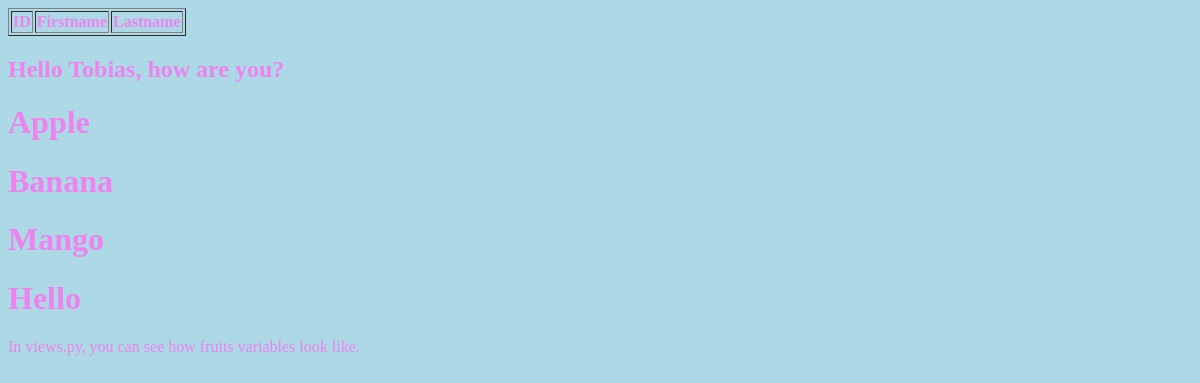
The app's page /testing/, older data.
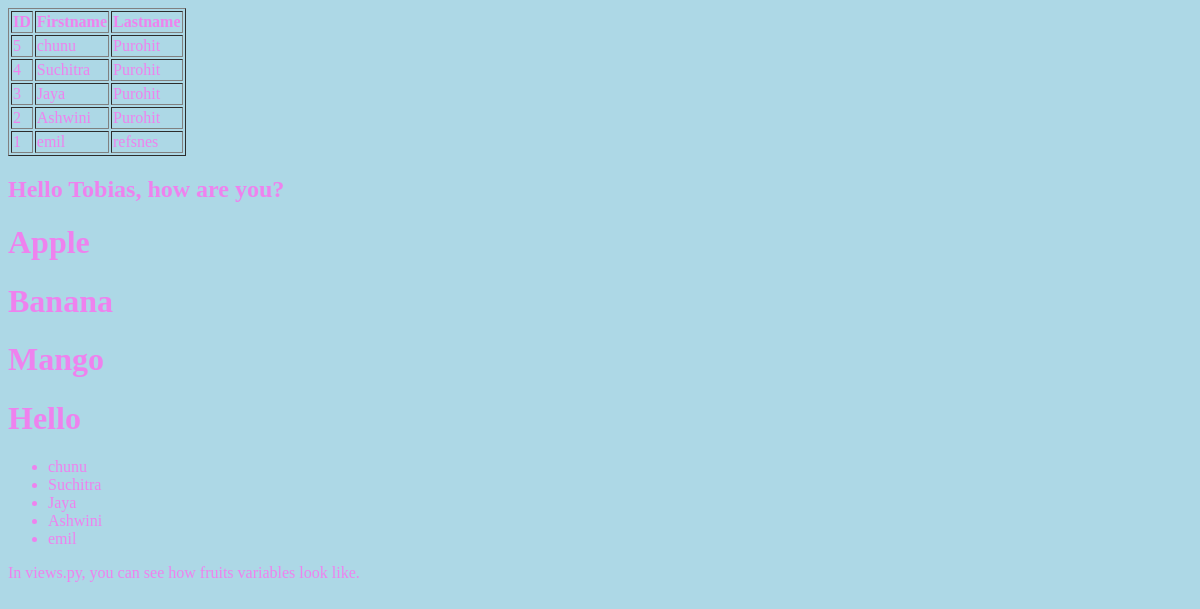
The same page, newer data.
### members/models.py (models this page shows, shortened)
class Member(models.Model):
    firstname = models.CharField(max_length=255)
    lastname = models.CharField(max_length=255)
    phone = models.IntegerField(null=True)
    joined_date = models.DateField(null=True)
    slug = models.SlugField(default="", null=False)

### members/views.py (the view)
# urls.py: path("testing/", views.testing10, name="testing"),
def testing10(request):
    mymembers = Member.objects.all().order_by("lastname", "-id")
    return render(request, "template.html", {
        "mymembers": mymembers,
        "fruits": ["Apple", "Banana", "Mango"],
        "greeting": 1,
    })

### members/templates/template.html
{% load static %}
{% load static %}
<!DOCTYPE html>
<html>
<link rel="stylesheet" href="{% static 'myglobal.css' %}">
<head>
    <link rel="stylesheet" href="{% static 'myfirst.css' %}">
</head>
<body>
<table border="1">
    <tr>
        <th>ID</th>
        <th>Firstname</th>
        <th>Lastname</th>
    </tr>
    {% for x in mymembers %}
    <tr>
        <td>{{ x.id }}</td>
        <td>{{ x.firstname }}</td>
        <td>{{ x.lastname }}</td>
    </tr>
    {% endfor %}
</table>
{% with firstname="Tobias" %}
<h2>Hello {{ firstname }}, how are you?</h2>
{% for x in fruits %}
<h1>{{ x }}</h1>
{% endfor %}
{% if greeting == 1 %}
<h1>Hello</h1>
{% else %}
<h1>Bye</h1>
{% endif %}
<ul>
{% for x in mymembers %}
    <li>{{ x.firstname }}</li>
{% endfor %}
</ul>
<p>In views.py, you can see how fruits variables look like.</p>
{% endwith %}
</body>
</html>

Row changes from the older to the newer data that the page shows:
added Member: id "5", firstname "chunu", lastname "Purohit"
added Member: id "4", firstname "Suchitra", lastname "Purohit"
added Member: id "3", firstname "Jaya", lastname "Purohit"
added Member: id "2", firstname "Ashwini", lastname "Purohit"
added Member: id "1", firstname "emil", lastname "refsnes"
